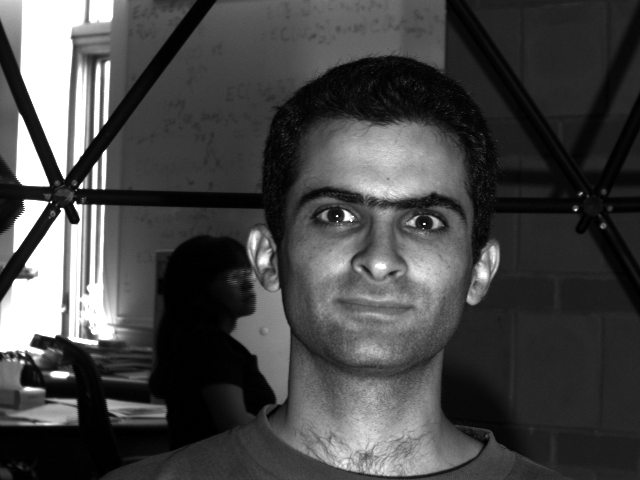
#> input picture data/yaleB11.pgm, 640 x 480 px
$ python tp7.py data/yaleB11.pgm
#> lines starting #> are read from the running program, lines starting #| are printed output that depends on the picture; after the words box and inside, x2 and y2 are one past the last pixel; in counts of white or black regions, pixels touching at a corner belong together
import numpy as np
import cv2
import sys


def detect_face(image) :
#> called with image = 'data/yaleB11.pgm'
	face_cascade = cv2.CascadeClassifier('data/haarcascade_frontalface_default.xml')

	img = cv2.imread(image)
#> img is the input picture: shape (480, 640, 3); min 0, max 255, mean 70.6
	gray = cv2.cvtColor(img, cv2.COLOR_BGR2GRAY)

	faces = face_cascade.detectMultiScale(gray, 1.3, 5)
#> faces = [[252, 128, 245, 245]]
	for (x,y,w,h) in faces:
		cv2.rectangle(img,(x,y),(x+w,y+h),(255,0,0),2)
		roi_color = img[y:y+h, x:x+w]
#> this loop made 1 pass
#> pass 1, in detect_face, `roi_color = img[y:y+h, x:x+w]`:
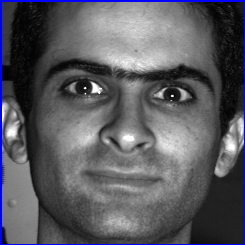
#> roi_color: shape (245, 245, 3); mean B, G, R 96, 89.7, 89.7
#> after the loop:
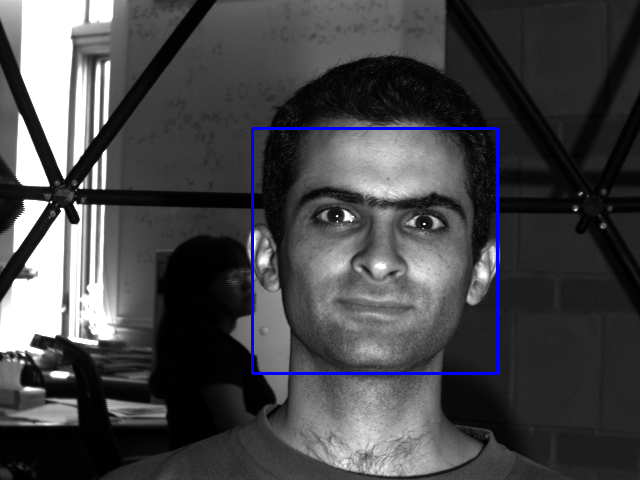
#> img: shape (480, 640, 3); 0.96% of pixels changed, all inside (x1, y1, x2, y2) = (251, 127, 499, 375)
	cv2.imshow('img',img) #roi_color pour ne voir que le visage
	cv2.waitKey(0)
	cv2.destroyAllWindows()
	return faces

if __name__ == "__main__" :

	if (len(sys.argv) < 2) :
		print("usage python tp7.py nom_fichier")
	else :
		print(detect_face(sys.argv[1]))
